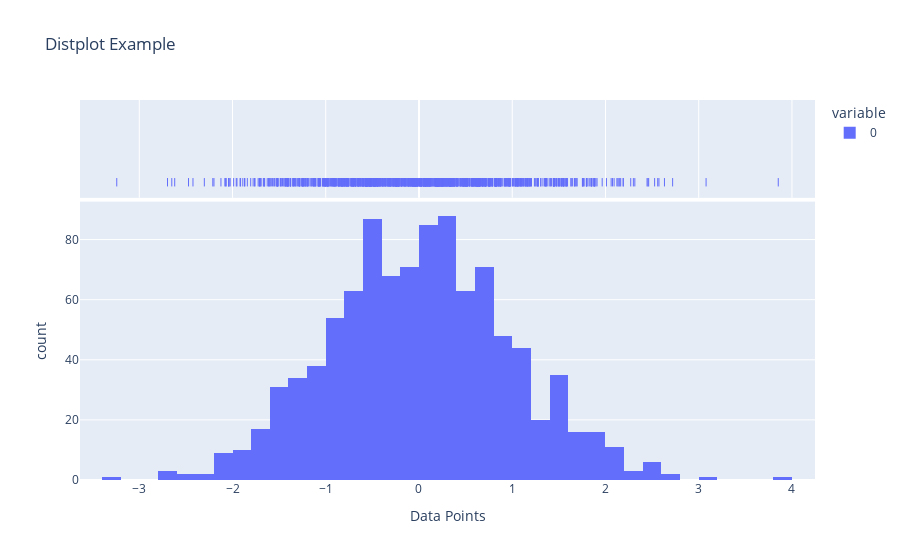

Write notebook code for a chart like this one.
### Code cell
import numpy as np
np.random.seed(42)
data = np.random.normal(size=1000)
fig = px.histogram(data, marginal='rug', title='Distplot Example', labels={'value': 'Data Points'})
fig.show()

### Figure 1 — Plotly figure (JSON) as saved in the notebook; plotly's stock layout.template omitted (floating-point values rounded to 4 significant figures; data arrays with more than 128 entries replaced by an {"elided": "..."} marker saying what was removed)
{"data": [{"alignmentgroup": "True", "bingroup": "x", "hovertemplate": "variable=0<br>Data Points=%{x}<br>count=%{y}<extra></extra>", "legendgroup": "0", "marker": {"color": "#636efa", "pattern": {"shape": ""}}, "name": "0", "offsetgroup": "0", "orientation": "v", "showlegend": true, "type": "histogram", "x": {"elided": "1000 float values"}, "xaxis": "x", "yaxis": "y"}, {"alignmentgroup": "True", "boxpoints": "all", "fillcolor": "rgba(255,255,255,0)", "hoveron": "points", "hovertemplate": "variable=0<br>Data Points=%{x}<extra></extra>", "jitter": 0, "legendgroup": "0", "line": {"color": "rgba(255,255,255,0)"}, "marker": {"color": "#636efa", "symbol": "line-ns-open"}, "name": "0", "offsetgroup": "0", "showlegend": false, "type": "box", "x": {"elided": "1000 float values"}, "xaxis": "x2", "yaxis": "y2"}], "layout": {"barmode": "relative", "legend": {"title": {"text": "variable"}, "tracegroupgap": 0}, "title": {"text": "Distplot Example"}, "xaxis": {"anchor": "y", "domain": [0, 1], "title": {"text": "Data Points"}}, "xaxis2": {"anchor": "y2", "domain": [0, 1], "matches": "x", "showgrid": true, "showticklabels": false}, "yaxis": {"anchor": "x", "domain": [0, 0.7326], "title": {"text": "count"}}, "yaxis2": {"anchor": "x2", "domain": [0.7426, 1], "matches": "y2", "showgrid": false, "showline": false, "showticklabels": false, "ticks": ""}}}
